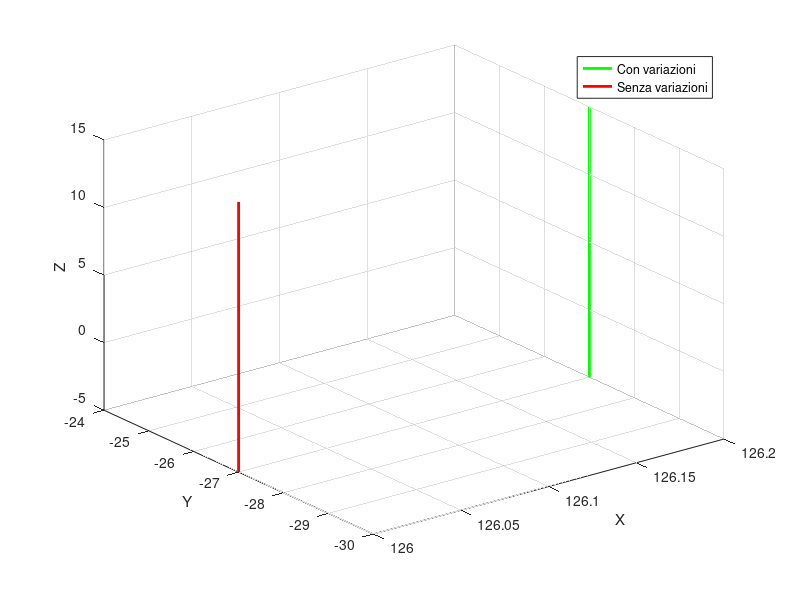

MATLAB code to generate this figure:
%% Esercitazione 16: variazione 1
clc; 
clear;

% Definizione dei dati
d = [126, -27, 15]; % distanza tra la terna omega2 e l'estremo superiore dell'asse della boccola 12
R = eye(3); % Matrice identità per la rotazione
T2_12 = [R, d'; 0, 0, 0, 1]; % Trasformazione tra boccola 12 e omega2

% Angolo in gradi e radiante
g_gradi = -0.2;
g = -g_gradi * (pi / 180); % Conversione in radianti

% Definizione dello spostamento in mm
dx = 0.2; % mm

% Matrice di trasformazione variazione
Tv = [1, -g, 0, dx;
      g, 1, 0, 0;
      0, 0, 1, 0;
      0, 0, 0, 1];

% Matrice di trasformazione aggiuntiva (identità)
Ta = eye(4);

% Trasformazioni finali con e senza variazioni
Tvar = T2_12 * Tv * Ta;
Tnvar = T2_12;

% Estremi nella boccola nel sistema 2 in coordinate omogenee
Ptop = [0, 0, 0, 1];
P2 = [0, 0, -20, 1];

% Estremi in omega2 senza variazione
Ptop2_nv = Tnvar * Ptop';
Pbot2_nv = Tnvar * P2';

% Estremi in omega2 con variazione
Ptop2_v = Tvar * Ptop';
Pbot2_v = Tvar * P2';

% Spostamento dei punti tangenti alla superficie cilindrica esterna della boccola
P1 = [8, 8, 0, 1];
P2 = [8, 8, -20, 1];

% Estremi senza variazione
P1_2_nv = Tnvar * P1';
P2_2_nv = Tnvar * P2';

% Estremi con variazione
P1_2_v = Tvar * P1';
P2_2_v = Tvar * P2';

% plot dei risultati
figure;
plot3([Ptop2_v(1), Pbot2_v(1)], [Ptop2_v(2), Pbot2_v(2)], [Ptop2_v(3), Pbot2_v(3)], 'g', 'LineWidth', 2); hold on;
grid on;
plot3([Ptop2_nv(1), Pbot2_nv(1)], [Ptop2_nv(2), Pbot2_nv(2)], [Ptop2_nv(3), Pbot2_nv(3)], 'r', 'LineWidth', 2);

% Impostazione della legenda
legend('Con variazioni', 'Senza variazioni');

% Titolo e etichette degli assi
xlabel('X');
ylabel('Y');
zlabel('Z');
